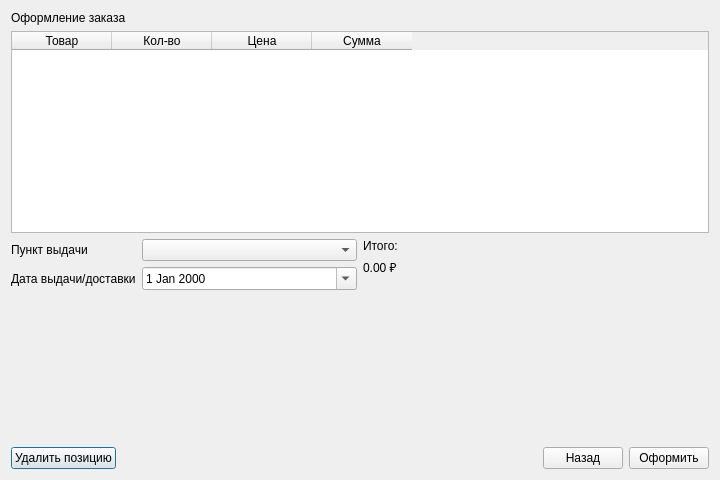
<?xml version="1.0" encoding="UTF-8"?>
<ui version="4.0">
 <class>CartDialog</class>
 <widget class="QDialog" name="CartDialog">
  <property name="windowTitle"><string>Оформление заказа</string></property>
  <property name="minimumSize"><size><width>720</width><height>480</height></size></property>
  <layout class="QVBoxLayout" name="verticalLayout">
   <item>
    <widget class="QLabel" name="lbl_title">
     <property name="text"><string>Оформление заказа</string></property>
    </widget>
   </item>
   <item>
    <widget class="QTableWidget" name="table_items">
     <property name="columnCount"><number>4</number></property>
     <column><property name="text"><string>Товар</string></property></column>
     <column><property name="text"><string>Кол-во</string></property></column>
     <column><property name="text"><string>Цена</string></property></column>
     <column><property name="text"><string>Сумма</string></property></column>
    </widget>
   </item>
   <item>
    <layout class="QHBoxLayout" name="hl_row">
     <item>
      <layout class="QFormLayout" name="formLayout">
       <item row="0" column="0"><widget class="QLabel" name="lbl_pickup"><property name="text"><string>Пункт выдачи</string></property></widget></item>
       <item row="0" column="1"><widget class="QComboBox" name="cb_pickup"/></item>
       <item row="1" column="0"><widget class="QLabel" name="lbl_delivery"><property name="text"><string>Дата выдачи/доставки</string></property></widget></item>
       <item row="1" column="1"><widget class="QDateEdit" name="de_delivery"><property name="calendarPopup"><bool>true</bool></property></widget></item>
      </layout>
     </item>
     <item>
      <layout class="QVBoxLayout" name="vl_total">
       <item><widget class="QLabel" name="lbl_total_title"><property name="text"><string>Итого:</string></property></widget></item>
       <item><widget class="QLabel" name="lbl_total"><property name="text"><string>0.00 ₽</string></property></widget></item>
       <item><spacer name="spacer_total"><property name="orientation"><enum>Qt::Vertical</enum></property><property name="sizeHint"><size><width>20</width><height>40</height></size></property></spacer></item>
      </layout>
     </item>
    </layout>
   </item>
   <item>
    <layout class="QHBoxLayout" name="hl_buttons">
     <item><widget class="QPushButton" name="btn_remove"><property name="text"><string>Удалить позицию</string></property></widget></item>
     <item><spacer name="spacer_btns"><property name="orientation"><enum>Qt::Horizontal</enum></property><property name="sizeHint"><size><width>40</width><height>20</height></size></property></spacer></item>
     <item><widget class="QPushButton" name="btn_cancel"><property name="text"><string>Назад</string></property></widget></item>
     <item><widget class="QPushButton" name="btn_confirm"><property name="text"><string>Оформить</string></property></widget></item>
    </layout>
   </item>
  </layout>
 </widget>
 <resources/><connections/>
</ui>
